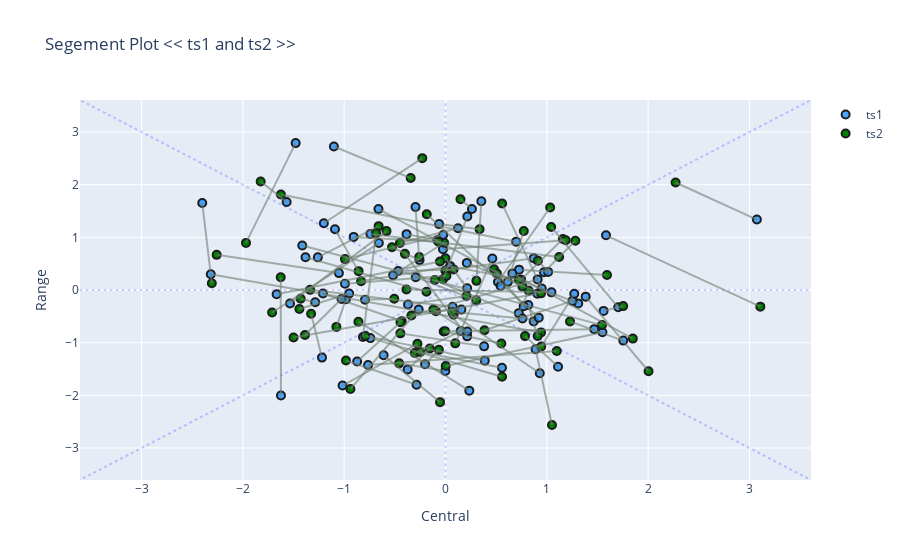

The notebook cell saved with this chart:
### Code cell
segment(ts1, ts2, "ts1", "ts2")

### Figure 1 — Plotly figure (JSON) as saved in the notebook; plotly's stock layout.template omitted (floating-point values rounded to 4 significant figures)
{"data": [{"marker": {"color": "rgba(30,144,255,0.8)", "line": {"color": "rgb(28,28,28)", "width": 2}, "size": 8}, "mode": "markers", "name": "ts1", "type": "scatter", "x": [-1.286, 0.6973, 0.8704, -0.7645, -0.02308, 0.9719, 0.7262, -1.21, 0.7457, 0.6598, -1.535, -0.02493, 0.04625, 1.56, -1.26, -0.9828, 0.1494, -0.01811, 0.04749, -0.8721, 1.31, 0.9097, -2.317, 0.07062, 0.2135, 1.046, -1.052, 0.1569, -0.8153, 0.5178, 0.2142, -1.102, 1.111, -1.382, -0.3739, -0.2962, -0.2645, 0.2152, 0.8174, -1.026, 0.2609, 1.254, 0.6156, -0.742, -0.7415, -0.001488, 0.7716, -1.479, 1.271, -0.4676, 1.468, -0.9505, -0.6106, -0.6617, 0.5574, 1.584, -0.3845, 1.549, -1.201, -1.016, 1.705, 0.889, -1.414, 0.9205, -0.6578, -0.5174, 0.7236, -0.9064, 0.2106, 0.1237, -2.401, 1.755, -0.2859, 0.4624, -1.568, 1.013, 0.3875, -0.2936, -0.06332, -1.667, 3.074, -1.624, 0.2151, -0.7946, 0.2351, 0.3536, 0.9306, 0.544, -1.219, 0.7599, 0.8711, 0.9505, -0.9921, 1.383, -0.2014, -0.3697, 0.9067, -0.256, -1.091, 0.381], "y": [-0.2337, 0.9179, -0.5963, -1.423, 1.046, 0.3382, 0.3862, -0.06707, 0.1936, 0.3113, -0.2565, 0.7755, 0.4494, -0.3967, 0.6202, -0.1767, -0.7806, -0.789, 0.4503, -1.359, -0.2546, 0.2015, 0.2991, -0.318, 0.03198, -0.04482, 0.3209, -0.3726, -0.892, 0.1518, -0.8805, 2.725, -1.458, 0.6206, -1.508, 1.575, -0.3706, -0.7879, -0.2845, -0.1701, 1.537, -0.2072, 0.1545, -0.9133, 1.065, -1.536, -0.3085, 2.789, -0.07343, 0.3594, -0.743, -0.06805, -1.239, 1.537, -1.477, 1.039, 1.06, -0.8038, 1.267, -1.814, -0.3286, -1.124, 0.8448, -0.525, 0.8916, 0.2812, -0.4393, 1.008, 0.5143, 1.172, 1.651, -0.9606, -1.799, 0.5987, 1.671, 0.3435, -1.342, 0.2432, 1.251, -0.08057, 1.337, -2.005, 1.396, -0.1851, -1.911, 1.685, -1.581, 0.07691, -1.284, -0.5409, 0.6039, 0.02749, 0.118, -0.1259, -1.409, -0.275, -0.07238, 0.568, 1.155, -1.07]}, {"marker": {"color": "green", "line": {"color": "rgb(28,28,28)", "width": 2}, "size": 8}, "mode": "markers", "name": "ts2", "type": "scatter", "x": [-1.429, -1.625, -0.1055, 1.098, -0.9924, 1.282, 1.594, -0.432, 1.159, 1.849, -0.5825, 1.187, -0.8333, 1.754, -0.6599, -1.077, -0.303, 0.5512, 0.7453, -0.4447, 0.7232, -0.3366, 0.9434, -1.337, -0.0005548, -0.3856, -2.259, -0.09396, -0.6852, 1.033, -0.4008, -0.3436, 0.7849, -0.1877, -0.155, -0.2595, -0.9384, -0.1199, 0.9095, -1.387, 0.1478, 0.3847, 0.773, 0.5584, 1.121, -0.4575, 0.4798, -1.969, 0.9451, 0.07972, -0.00445, -1.442, -0.05379, 0.7595, -0.2486, 3.108, -0.08012, 0.002214, -0.2292, -0.2771, 1.043, 1.051, 1.545, -0.1848, -1.712, -0.01329, 0.822, -0.06878, 0.9426, -0.4496, -2.307, 1.229, -0.9824, 0.09633, -1.824, 0.912, -0.792, 0.3035, 0.3365, -0.05443, 2.271, -1.626, -0.02407, -0.5058, -0.8595, 0.3048, 0.07956, 0.5076, -1.327, 0.06762, -0.001574, 0.5589, 0.009269, 2.004, -0.0652, 0.2077, -1.5, -0.5282, -0.8579, -0.4451], "y": [-0.1648, 1.814, 0.1894, -1.157, 0.5867, 0.9338, 0.2839, -0.5944, 0.9687, -0.9227, 1.118, 0.9441, 0.1667, -0.3055, 1.212, -0.7009, -1.197, -1.016, 0.1963, -0.6106, 0.1889, -0.4827, -0.8052, 0.00278, 0.6008, 0.009365, 0.6673, -0.4026, 1.079, 1.566, 0.6863, 2.125, -0.8753, -0.03395, -1.11, 0.6248, -1.88, -0.3711, -0.8727, -0.8558, 1.724, -0.764, 1.12, -1.648, 0.627, -1.393, 0.3919, 0.8945, -1.071, 0.3916, -0.7814, -0.3601, -2.13, 0.0683, -1.176, -0.316, 0.9468, -1.444, 2.504, -1.021, 1.197, -2.562, -0.6665, 1.44, -0.4274, 0.897, -0.01498, 0.9162, -0.06404, 0.8932, 0.1266, -0.5974, -1.338, -1.013, 2.06, 0.5576, -0.8712, -0.1968, 1.152, 0.5416, 2.041, 0.2419, 0.2025, -0.1663, -0.6013, 0.1736, -0.468, 0.3109, -0.4513, -0.4183, 0.3695, 1.641, 0.2684, -1.543, -1.136, -0.1125, -0.9008, 0.8123, 0.3578, -0.8236]}, {"line": {"color": "rgba(0,0,255,0.2)", "dash": "dot", "width": 2}, "mode": "lines", "showlegend": false, "type": "scatter", "x": [-13, 13], "y": [13, -13]}, {"line": {"color": "rgba(0,0,255,0.2)", "dash": "dot", "width": 2}, "mode": "lines", "showlegend": false, "type": "scatter", "x": [13, -13], "y": [13, -13]}, {"line": {"color": "rgba(0,0,255,0.2)", "dash": "dot", "width": 2}, "mode": "lines", "showlegend": false, "type": "scatter", "x": [13, -13], "y": [0, 0]}, {"line": {"color": "rgba(0,0,255,0.2)", "dash": "dot", "width": 2}, "mode": "lines", "showlegend": false, "type": "scatter", "x": [0, 0], "y": [13, -13]}], "layout": {"shapes": [{"line": {"color": "rgba(112,128,114,0.6)", "width": 2}, "type": "line", "x0": -1.286, "x1": -1.429, "y0": -0.2337, "y1": -0.1648}, {"line": {"color": "rgba(112,128,114,0.6)", "width": 2}, "type": "line", "x0": 0.6973, "x1": -1.625, "y0": 0.9179, "y1": 1.814}, {"line": {"color": "rgba(112,128,114,0.6)", "width": 2}, "type": "line", "x0": 0.8704, "x1": -0.1055, "y0": -0.5963, "y1": 0.1894}, {"line": {"color": "rgba(112,128,114,0.6)", "width": 2}, "type": "line", "x0": -0.7645, "x1": 1.098, "y0": -1.423, "y1": -1.157}, {"line": {"color": "rgba(112,128,114,0.6)", "width": 2}, "type": "line", "x0": -0.02308, "x1": -0.9924, "y0": 1.046, "y1": 0.5867}, {"line": {"color": "rgba(112,128,114,0.6)", "width": 2}, "type": "line", "x0": 0.9719, "x1": 1.282, "y0": 0.3382, "y1": 0.9338}, {"line": {"color": "rgba(112,128,114,0.6)", "width": 2}, "type": "line", "x0": 0.7262, "x1": 1.594, "y0": 0.3862, "y1": 0.2839}, {"line": {"color": "rgba(112,128,114,0.6)", "width": 2}, "type": "line", "x0": -1.21, "x1": -0.432, "y0": -0.06707, "y1": -0.5944}, {"line": {"color": "rgba(112,128,114,0.6)", "width": 2}, "type": "line", "x0": 0.7457, "x1": 1.159, "y0": 0.1936, "y1": 0.9687}, {"line": {"color": "rgba(112,128,114,0.6)", "width": 2}, "type": "line", "x0": 0.6598, "x1": 1.849, "y0": 0.3113, "y1": -0.9227}, {"line": {"color": "rgba(112,128,114,0.6)", "width": 2}, "type": "line", "x0": -1.535, "x1": -0.5825, "y0": -0.2565, "y1": 1.118}, {"line": {"color": "rgba(112,128,114,0.6)", "width": 2}, "type": "line", "x0": -0.02493, "x1": 1.187, "y0": 0.7755, "y1": 0.9441}, {"line": {"color": "rgba(112,128,114,0.6)", "width": 2}, "type": "line", "x0": 0.04625, "x1": -0.8333, "y0": 0.4494, "y1": 0.1667}, {"line": {"color": "rgba(112,128,114,0.6)", "width": 2}, "type": "line", "x0": 1.56, "x1": 1.754, "y0": -0.3967, "y1": -0.3055}, {"line": {"color": "rgba(112,128,114,0.6)", "width": 2}, "type": "line", "x0": -1.26, "x1": -0.6599, "y0": 0.6202, "y1": 1.212}, {"line": {"color": "rgba(112,128,114,0.6)", "width": 2}, "type": "line", "x0": -0.9828, "x1": -1.077, "y0": -0.1767, "y1": -0.7009}, {"line": {"color": "rgba(112,128,114,0.6)", "width": 2}, "type": "line", "x0": 0.1494, "x1": -0.303, "y0": -0.7806, "y1": -1.197}, {"line": {"color": "rgba(112,128,114,0.6)", "width": 2}, "type": "line", "x0": -0.01811, "x1": 0.5512, "y0": -0.789, "y1": -1.016}, {"line": {"color": "rgba(112,128,114,0.6)", "width": 2}, "type": "line", "x0": 0.04749, "x1": 0.7453, "y0": 0.4503, "y1": 0.1963}, {"line": {"color": "rgba(112,128,114,0.6)", "width": 2}, "type": "line", "x0": -0.8721, "x1": -0.4447, "y0": -1.359, "y1": -0.6106}, {"line": {"color": "rgba(112,128,114,0.6)", "width": 2}, "type": "line", "x0": 1.31, "x1": 0.7232, "y0": -0.2546, "y1": 0.1889}, {"line": {"color": "rgba(112,128,114,0.6)", "width": 2}, "type": "line", "x0": 0.9097, "x1": -0.3366, "y0": 0.2015, "y1": -0.4827}, {"line": {"color": "rgba(112,128,114,0.6)", "width": 2}, "type": "line", "x0": -2.317, "x1": 0.9434, "y0": 0.2991, "y1": -0.8052}, {"line": {"color": "rgba(112,128,114,0.6)", "width": 2}, "type": "line", "x0": 0.07062, "x1": -1.337, "y0": -0.318, "y1": 0.00278}, {"line": {"color": "rgba(112,128,114,0.6)", "width": 2}, "type": "line", "x0": 0.2135, "x1": -0.0005548, "y0": 0.03198, "y1": 0.6008}, {"line": {"color": "rgba(112,128,114,0.6)", "width": 2}, "type": "line", "x0": 1.046, "x1": -0.3856, "y0": -0.04482, "y1": 0.009365}, {"line": {"color": "rgba(112,128,114,0.6)", "width": 2}, "type": "line", "x0": -1.052, "x1": -2.259, "y0": 0.3209, "y1": 0.6673}, {"line": {"color": "rgba(112,128,114,0.6)", "width": 2}, "type": "line", "x0": 0.1569, "x1": -0.09396, "y0": -0.3726, "y1": -0.4026}, {"line": {"color": "rgba(112,128,114,0.6)", "width": 2}, "type": "line", "x0": -0.8153, "x1": -0.6852, "y0": -0.892, "y1": 1.079}, {"line": {"color": "rgba(112,128,114,0.6)", "width": 2}, "type": "line", "x0": 0.5178, "x1": 1.033, "y0": 0.1518, "y1": 1.566}, {"line": {"color": "rgba(112,128,114,0.6)", "width": 2}, "type": "line", "x0": 0.2142, "x1": -0.4008, "y0": -0.8805, "y1": 0.6863}, {"line": {"color": "rgba(112,128,114,0.6)", "width": 2}, "type": "line", "x0": -1.102, "x1": -0.3436, "y0": 2.725, "y1": 2.125}, {"line": {"color": "rgba(112,128,114,0.6)", "width": 2}, "type": "line", "x0": 1.111, "x1": 0.7849, "y0": -1.458, "y1": -0.8753}, {"line": {"color": "rgba(112,128,114,0.6)", "width": 2}, "type": "line", "x0": -1.382, "x1": -0.1877, "y0": 0.6206, "y1": -0.03395}, {"line": {"color": "rgba(112,128,114,0.6)", "width": 2}, "type": "line", "x0": -0.3739, "x1": -0.155, "y0": -1.508, "y1": -1.11}, {"line": {"color": "rgba(112,128,114,0.6)", "width": 2}, "type": "line", "x0": -0.2962, "x1": -0.2595, "y0": 1.575, "y1": 0.6248}, {"line": {"color": "rgba(112,128,114,0.6)", "width": 2}, "type": "line", "x0": -0.2645, "x1": -0.9384, "y0": -0.3706, "y1": -1.88}, {"line": {"color": "rgba(112,128,114,0.6)", "width": 2}, "type": "line", "x0": 0.2152, "x1": -0.1199, "y0": -0.7879, "y1": -0.3711}, {"line": {"color": "rgba(112,128,114,0.6)", "width": 2}, "type": "line", "x0": 0.8174, "x1": 0.9095, "y0": -0.2845, "y1": -0.8727}, {"line": {"color": "rgba(112,128,114,0.6)", "width": 2}, "type": "line", "x0": -1.026, "x1": -1.387, "y0": -0.1701, "y1": -0.8558}, {"line": {"color": "rgba(112,128,114,0.6)", "width": 2}, "type": "line", "x0": 0.2609, "x1": 0.1478, "y0": 1.537, "y1": 1.724}, {"line": {"color": "rgba(112,128,114,0.6)", "width": 2}, "type": "line", "x0": 1.254, "x1": 0.3847, "y0": -0.2072, "y1": -0.764}, {"line": {"color": "rgba(112,128,114,0.6)", "width": 2}, "type": "line", "x0": 0.6156, "x1": 0.773, "y0": 0.1545, "y1": 1.12}, {"line": {"color": "rgba(112,128,114,0.6)", "width": 2}, "type": "line", "x0": -0.742, "x1": 0.5584, "y0": -0.9133, "y1": -1.648}, {"line": {"color": "rgba(112,128,114,0.6)", "width": 2}, "type": "line", "x0": -0.7415, "x1": 1.121, "y0": 1.065, "y1": 0.627}, {"line": {"color": "rgba(112,128,114,0.6)", "width": 2}, "type": "line", "x0": -0.001488, "x1": -0.4575, "y0": -1.536, "y1": -1.393}, {"line": {"color": "rgba(112,128,114,0.6)", "width": 2}, "type": "line", "x0": 0.7716, "x1": 0.4798, "y0": -0.3085, "y1": 0.3919}, {"line": {"color": "rgba(112,128,114,0.6)", "width": 2}, "type": "line", "x0": -1.479, "x1": -1.969, "y0": 2.789, "y1": 0.8945}, {"line": {"color": "rgba(112,128,114,0.6)", "width": 2}, "type": "line", "x0": 1.271, "x1": 0.9451, "y0": -0.07343, "y1": -1.071}, {"line": {"color": "rgba(112,128,114,0.6)", "width": 2}, "type": "line", "x0": -0.4676, "x1": 0.07972, "y0": 0.3594, "y1": 0.3916}, {"line": {"color": "rgba(112,128,114,0.6)", "width": 2}, "type": "line", "x0": 1.468, "x1": -0.00445, "y0": -0.743, "y1": -0.7814}, {"line": {"color": "rgba(112,128,114,0.6)", "width": 2}, "type": "line", "x0": -0.9505, "x1": -1.442, "y0": -0.06805, "y1": -0.3601}, {"line": {"color": "rgba(112,128,114,0.6)", "width": 2}, "type": "line", "x0": -0.6106, "x1": -0.05379, "y0": -1.239, "y1": -2.13}, {"line": {"color": "rgba(112,128,114,0.6)", "width": 2}, "type": "line", "x0": -0.6617, "x1": 0.7595, "y0": 1.537, "y1": 0.0683}, {"line": {"color": "rgba(112,128,114,0.6)", "width": 2}, "type": "line", "x0": 0.5574, "x1": -0.2486, "y0": -1.477, "y1": -1.176}, {"line": {"color": "rgba(112,128,114,0.6)", "width": 2}, "type": "line", "x0": 1.584, "x1": 3.108, "y0": 1.039, "y1": -0.316}, {"line": {"color": "rgba(112,128,114,0.6)", "width": 2}, "type": "line", "x0": -0.3845, "x1": -0.08012, "y0": 1.06, "y1": 0.9468}, {"line": {"color": "rgba(112,128,114,0.6)", "width": 2}, "type": "line", "x0": 1.549, "x1": 0.002214, "y0": -0.8038, "y1": -1.444}, {"line": {"color": "rgba(112,128,114,0.6)", "width": 2}, "type": "line", "x0": -1.201, "x1": -0.2292, "y0": 1.267, "y1": 2.504}, {"line": {"color": "rgba(112,128,114,0.6)", "width": 2}, "type": "line", "x0": -1.016, "x1": -0.2771, "y0": -1.814, "y1": -1.021}, {"line": {"color": "rgba(112,128,114,0.6)", "width": 2}, "type": "line", "x0": 1.705, "x1": 1.043, "y0": -0.3286, "y1": 1.197}, {"line": {"color": "rgba(112,128,114,0.6)", "width": 2}, "type": "line", "x0": 0.889, "x1": 1.051, "y0": -1.124, "y1": -2.562}, {"line": {"color": "rgba(112,128,114,0.6)", "width": 2}, "type": "line", "x0": -1.414, "x1": 1.545, "y0": 0.8448, "y1": -0.6665}, {"line": {"color": "rgba(112,128,114,0.6)", "width": 2}, "type": "line", "x0": 0.9205, "x1": -0.1848, "y0": -0.525, "y1": 1.44}, {"line": {"color": "rgba(112,128,114,0.6)", "width": 2}, "type": "line", "x0": -0.6578, "x1": -1.712, "y0": 0.8916, "y1": -0.4274}, {"line": {"color": "rgba(112,128,114,0.6)", "width": 2}, "type": "line", "x0": -0.5174, "x1": -0.01329, "y0": 0.2812, "y1": 0.897}, {"line": {"color": "rgba(112,128,114,0.6)", "width": 2}, "type": "line", "x0": 0.7236, "x1": 0.822, "y0": -0.4393, "y1": -0.01498}, {"line": {"color": "rgba(112,128,114,0.6)", "width": 2}, "type": "line", "x0": -0.9064, "x1": -0.06878, "y0": 1.008, "y1": 0.9162}, {"line": {"color": "rgba(112,128,114,0.6)", "width": 2}, "type": "line", "x0": 0.2106, "x1": 0.9426, "y0": 0.5143, "y1": -0.06404}, {"line": {"color": "rgba(112,128,114,0.6)", "width": 2}, "type": "line", "x0": 0.1237, "x1": -0.4496, "y0": 1.172, "y1": 0.8932}, {"line": {"color": "rgba(112,128,114,0.6)", "width": 2}, "type": "line", "x0": -2.401, "x1": -2.307, "y0": 1.651, "y1": 0.1266}, {"line": {"color": "rgba(112,128,114,0.6)", "width": 2}, "type": "line", "x0": 1.755, "x1": 1.229, "y0": -0.9606, "y1": -0.5974}, {"line": {"color": "rgba(112,128,114,0.6)", "width": 2}, "type": "line", "x0": -0.2859, "x1": -0.9824, "y0": -1.799, "y1": -1.338}, {"line": {"color": "rgba(112,128,114,0.6)", "width": 2}, "type": "line", "x0": 0.4624, "x1": 0.09633, "y0": 0.5987, "y1": -1.013}, {"line": {"color": "rgba(112,128,114,0.6)", "width": 2}, "type": "line", "x0": -1.568, "x1": -1.824, "y0": 1.671, "y1": 2.06}, {"line": {"color": "rgba(112,128,114,0.6)", "width": 2}, "type": "line", "x0": 1.013, "x1": 0.912, "y0": 0.3435, "y1": 0.5576}, {"line": {"color": "rgba(112,128,114,0.6)", "width": 2}, "type": "line", "x0": 0.3875, "x1": -0.792, "y0": -1.342, "y1": -0.8712}, {"line": {"color": "rgba(112,128,114,0.6)", "width": 2}, "type": "line", "x0": -0.2936, "x1": 0.3035, "y0": 0.2432, "y1": -0.1968}, {"line": {"color": "rgba(112,128,114,0.6)", "width": 2}, "type": "line", "x0": -0.06332, "x1": 0.3365, "y0": 1.251, "y1": 1.152}, {"line": {"color": "rgba(112,128,114,0.6)", "width": 2}, "type": "line", "x0": -1.667, "x1": -0.05443, "y0": -0.08057, "y1": 0.5416}, {"line": {"color": "rgba(112,128,114,0.6)", "width": 2}, "type": "line", "x0": 3.074, "x1": 2.271, "y0": 1.337, "y1": 2.041}, {"line": {"color": "rgba(112,128,114,0.6)", "width": 2}, "type": "line", "x0": -1.624, "x1": -1.626, "y0": -2.005, "y1": 0.2419}, {"line": {"color": "rgba(112,128,114,0.6)", "width": 2}, "type": "line", "x0": 0.2151, "x1": -0.02407, "y0": 1.396, "y1": 0.2025}, {"line": {"color": "rgba(112,128,114,0.6)", "width": 2}, "type": "line", "x0": -0.7946, "x1": -0.5058, "y0": -0.1851, "y1": -0.1663}, {"line": {"color": "rgba(112,128,114,0.6)", "width": 2}, "type": "line", "x0": 0.2351, "x1": -0.8595, "y0": -1.911, "y1": -0.6013}, {"line": {"color": "rgba(112,128,114,0.6)", "width": 2}, "type": "line", "x0": 0.3536, "x1": 0.3048, "y0": 1.685, "y1": 0.1736}, {"line": {"color": "rgba(112,128,114,0.6)", "width": 2}, "type": "line", "x0": 0.9306, "x1": 0.07956, "y0": -1.581, "y1": -0.468}, {"line": {"color": "rgba(112,128,114,0.6)", "width": 2}, "type": "line", "x0": 0.544, "x1": 0.5076, "y0": 0.07691, "y1": 0.3109}, {"line": {"color": "rgba(112,128,114,0.6)", "width": 2}, "type": "line", "x0": -1.219, "x1": -1.327, "y0": -1.284, "y1": -0.4513}, {"line": {"color": "rgba(112,128,114,0.6)", "width": 2}, "type": "line", "x0": 0.7599, "x1": 0.06762, "y0": -0.5409, "y1": -0.4183}, {"line": {"color": "rgba(112,128,114,0.6)", "width": 2}, "type": "line", "x0": 0.8711, "x1": -0.001574, "y0": 0.6039, "y1": 0.3695}, {"line": {"color": "rgba(112,128,114,0.6)", "width": 2}, "type": "line", "x0": 0.9505, "x1": 0.5589, "y0": 0.02749, "y1": 1.641}, {"line": {"color": "rgba(112,128,114,0.6)", "width": 2}, "type": "line", "x0": -0.9921, "x1": 0.009269, "y0": 0.118, "y1": 0.2684}, {"line": {"color": "rgba(112,128,114,0.6)", "width": 2}, "type": "line", "x0": 1.383, "x1": 2.004, "y0": -0.1259, "y1": -1.543}, {"line": {"color": "rgba(112,128,114,0.6)", "width": 2}, "type": "line", "x0": -0.2014, "x1": -0.0652, "y0": -1.409, "y1": -1.136}, {"line": {"color": "rgba(112,128,114,0.6)", "width": 2}, "type": "line", "x0": -0.3697, "x1": 0.2077, "y0": -0.275, "y1": -0.1125}, {"line": {"color": "rgba(112,128,114,0.6)", "width": 2}, "type": "line", "x0": 0.9067, "x1": -1.5, "y0": -0.07238, "y1": -0.9008}, {"line": {"color": "rgba(112,128,114,0.6)", "width": 2}, "type": "line", "x0": -0.256, "x1": -0.5282, "y0": 0.568, "y1": 0.8123}, {"line": {"color": "rgba(112,128,114,0.6)", "width": 2}, "type": "line", "x0": -1.091, "x1": -0.8579, "y0": 1.155, "y1": 0.3578}, {"line": {"color": "rgba(112,128,114,0.6)", "width": 2}, "type": "line", "x0": 0.381, "x1": -0.4451, "y0": -1.07, "y1": -0.8236}], "title": {"text": "Segement Plot << ts1 and ts2 >>"}, "xaxis": {"range": [-3.608, 3.608], "title": {"text": "Central"}}, "yaxis": {"range": [-3.608, 3.608], "title": {"text": "Range"}}}}
